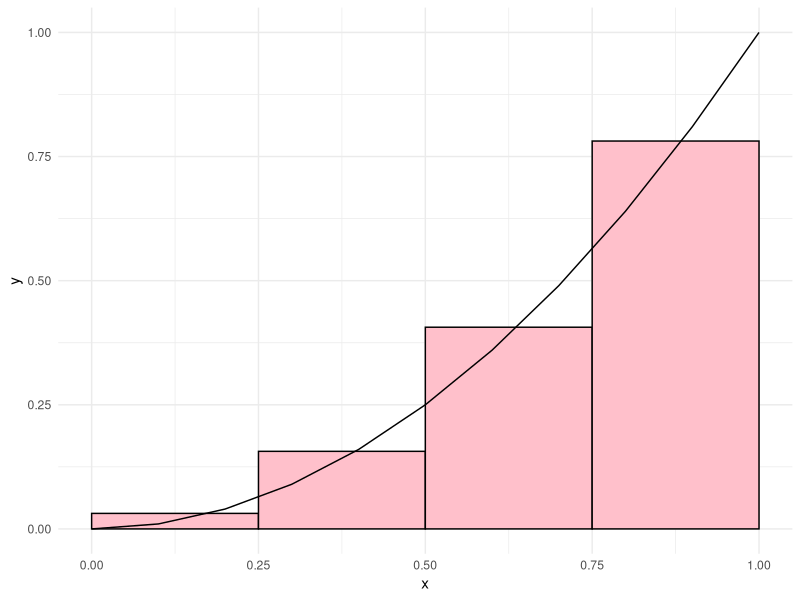

Generate this figure with R:
#ggplot2 library
library(ggplot2)


f <- function(x) {
  
  # Define your function here in terms of x, for example:
  return(x^2)
}

# Define upper and lower limit
a <- 0
b <- 1

#get points from a to b
pts <- seq(a,b,by=.1)


#represent y as a function of x
y <- f(pts)

#store points as a data frame
points <- data.frame(
  x = pts,
  y = y
)

# Define the number of partitions
n <- 4

# Calculate the width of each partition (dx)
width <- (b - a) / n


shape <- data.frame(
  xleft = seq(a, b - width, by = width),
  xright = seq(a + width, b, by = width),
  lHeight = f(seq(a, b - width, by = width)),
  rHeight = f(seq(a + width, b, by = width))
)
#print(width)
#print(shape$xleft)
#print(shape$xright)
#print(shape$lHeight)
#print(shape$rHeight)

shape$area <- f((shape$xleft + shape$xright)/2) * width
totalArea <- cumsum(shape$area)
midpointEstimate = totalArea[length(shape$area)]
cat(midpointEstimate)
ggplot() +
  geom_rect(
    data = shape,
    aes(xmin = xleft, xmax = xright, ymin = a, ymax = (rHeight+lHeight)/2),
    fill = "pink", color = "black"
  ) +
  geom_line(
    data = points,
    aes(x, y)
  )+
  theme_minimal()